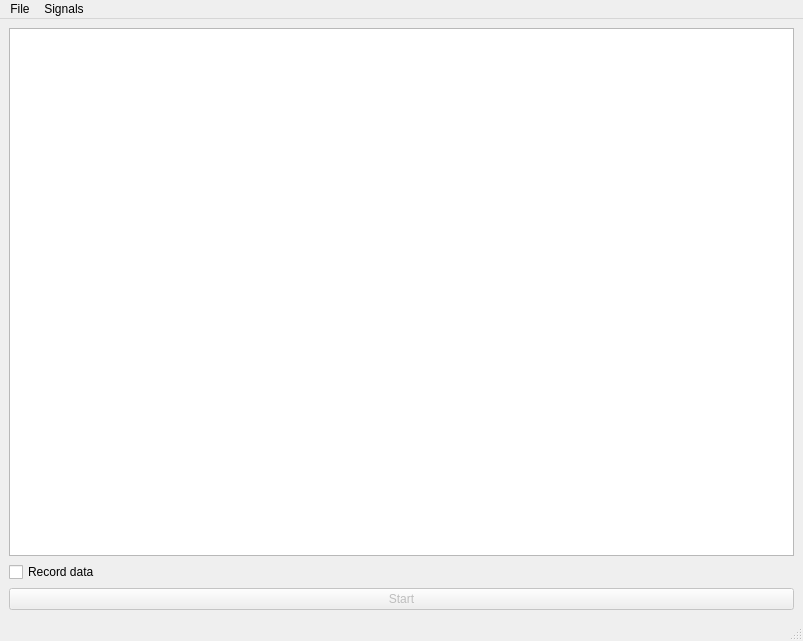
<?xml version="1.0" encoding="UTF-8"?>
<ui version="4.0">
 <class>MainWindow</class>
 <widget class="QMainWindow" name="MainWindow">
  <property name="geometry">
   <rect>
    <x>0</x>
    <y>0</y>
    <width>803</width>
    <height>641</height>
   </rect>
  </property>
  <property name="windowTitle">
   <string>MainWindow</string>
  </property>
  <widget class="QWidget" name="centralwidget">
   <layout class="QGridLayout" name="gridLayout">
    <item row="0" column="0" colspan="2">
     <widget class="PlotWidget" name="graphicsView"/>
    </item>
    <item row="2" column="0" colspan="2">
     <widget class="QPushButton" name="startButton">
      <property name="enabled">
       <bool>false</bool>
      </property>
      <property name="text">
       <string>Start</string>
      </property>
     </widget>
    </item>
    <item row="1" column="0">
     <widget class="QCheckBox" name="recordDataCheckBox">
      <property name="text">
       <string>Record data</string>
      </property>
     </widget>
    </item>
   </layout>
  </widget>
  <widget class="QMenuBar" name="menubar">
   <property name="geometry">
    <rect>
     <x>0</x>
     <y>0</y>
     <width>803</width>
     <height>29</height>
    </rect>
   </property>
   <widget class="QMenu" name="menuFile">
    <property name="title">
     <string>File</string>
    </property>
    <addaction name="actionSave_Plot"/>
   </widget>
   <widget class="QMenu" name="menuEdit">
    <property name="title">
     <string>Signals</string>
    </property>
    <addaction name="actionX"/>
    <addaction name="actionX_ref"/>
    <addaction name="actionZ"/>
    <addaction name="actionZ_ref"/>
    <addaction name="actionAlpha"/>
    <addaction name="actionAlpha_ref"/>
    <addaction name="actionRadio"/>
    <addaction name="actionRadio_ref"/>
    <addaction name="actionTheta"/>
    <addaction name="actionTheta_ref"/>
    <addaction name="actionOffset"/>
    <addaction name="actionOffset_ref"/>
    <addaction name="actionFlow"/>
    <addaction name="actionFlow_ref"/>
    <addaction name="actionAir_Temperature"/>
    <addaction name="actionPreasure"/>
    <addaction name="actionPitch"/>
   </widget>
   <addaction name="menuFile"/>
   <addaction name="menuEdit"/>
  </widget>
  <widget class="QStatusBar" name="statusbar"/>
  <action name="actionSave_Plot">
   <property name="text">
    <string>Save Plot</string>
   </property>
  </action>
  <action name="actionX">
   <property name="checkable">
    <bool>true</bool>
   </property>
   <property name="text">
    <string>X</string>
   </property>
  </action>
  <action name="actionX_ref">
   <property name="checkable">
    <bool>true</bool>
   </property>
   <property name="text">
    <string>X_ref</string>
   </property>
  </action>
  <action name="actionZ">
   <property name="checkable">
    <bool>true</bool>
   </property>
   <property name="text">
    <string>Z</string>
   </property>
  </action>
  <action name="actionZ_ref">
   <property name="checkable">
    <bool>true</bool>
   </property>
   <property name="text">
    <string>Z_ref</string>
   </property>
  </action>
  <action name="actionAlpha">
   <property name="checkable">
    <bool>true</bool>
   </property>
   <property name="text">
    <string>Alpha</string>
   </property>
  </action>
  <action name="actionAlpha_ref">
   <property name="checkable">
    <bool>true</bool>
   </property>
   <property name="text">
    <string>Alpha_ref</string>
   </property>
  </action>
  <action name="actionjj">
   <property name="text">
    <string>jj</string>
   </property>
  </action>
  <action name="actionRadio">
   <property name="checkable">
    <bool>true</bool>
   </property>
   <property name="text">
    <string>Radio</string>
   </property>
  </action>
  <action name="actionRadio_ref">
   <property name="checkable">
    <bool>true</bool>
   </property>
   <property name="text">
    <string>Radio_ref</string>
   </property>
  </action>
  <action name="actionTheta">
   <property name="checkable">
    <bool>true</bool>
   </property>
   <property name="text">
    <string>Theta</string>
   </property>
  </action>
  <action name="actionTheta_ref">
   <property name="checkable">
    <bool>true</bool>
   </property>
   <property name="text">
    <string>Theta_ref</string>
   </property>
  </action>
  <action name="actionOffset">
   <property name="checkable">
    <bool>true</bool>
   </property>
   <property name="text">
    <string>Offset</string>
   </property>
  </action>
  <action name="actionOffset_ref">
   <property name="checkable">
    <bool>true</bool>
   </property>
   <property name="text">
    <string>Offset_ref</string>
   </property>
  </action>
  <action name="actionFlow">
   <property name="checkable">
    <bool>true</bool>
   </property>
   <property name="text">
    <string>Flow</string>
   </property>
  </action>
  <action name="actionFlow_ref">
   <property name="checkable">
    <bool>true</bool>
   </property>
   <property name="text">
    <string>Flow_ref</string>
   </property>
  </action>
  <action name="actionAir_Temperature">
   <property name="checkable">
    <bool>true</bool>
   </property>
   <property name="text">
    <string>Air Temperature</string>
   </property>
  </action>
  <action name="actionPreasure">
   <property name="checkable">
    <bool>true</bool>
   </property>
   <property name="text">
    <string>Preasure</string>
   </property>
  </action>
  <action name="actionPitch">
   <property name="checkable">
    <bool>true</bool>
   </property>
   <property name="text">
    <string>Pitch</string>
   </property>
  </action>
 </widget>
 <customwidgets>
  <customwidget>
   <class>PlotWidget</class>
   <extends>QGraphicsView</extends>
   <header>pyqtgraph</header>
  </customwidget>
 </customwidgets>
 <resources/>
 <connections/>
</ui>
